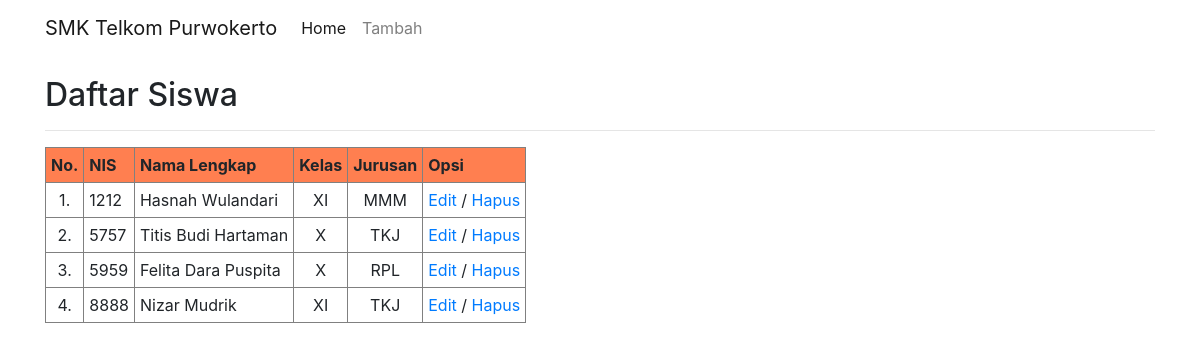
The page / on the database its author committed.
### tables this page shows
CREATE TABLE `siswa` (
  `id` int(11) NOT NULL,
  `nis` varchar(4) NOT NULL,
  `nama` varchar(30) NOT NULL,
  `kelas` varchar(3) NOT NULL,
  `jurusan` varchar(3) NOT NULL
);

### index.php (the view, shortened to what this page needs)
 <!DOCTYPE html>
 <html>
 <head>
  <link rel="stylesheet" type="text/css" href="css/bootstrap.min.css">
 </head>
 <body>
  <nav class="navbar navbar-expand-lg navbar-light">
    <div class="container">
      <a class="navbar-brand" href="#" >SMK Telkom Purwokerto</a>
      <div class="collapse navbar-collapse" id="navbarSupportedContent">
        <ul class="navbar-nav mr-auto">
          <li class="nav-item active">
            <a class="nav-link" href="index.php">Home</a>
          </li>
          <li class="nav-item ">
            <a class="nav-link" href="tambah.php">Tambah</a>
          </li>
        </ul>
      </div>
    </div>
  </nav>
  <div class="container" style="margin-top: 20px">
    <h2>Daftar Siswa</h2>
    <hr>
  <table cellpadding="5" cellspacing="0" border="1">
  <tr bgcolor="#FF7F50">
  <th>No.</th>
  <th>NIS</th>
  <th>Nama Lengkap</th>
  <th>Kelas</th>
  <th>Jurusan</th>
  <th>Opsi</th>
<?php
include('koneksi.php');
$query=mysqli_query($koneksi,"SELECT * FROM siswa ORDER BY NIS")or die('');
 if(mysqli_num_rows($query)==0){
  echo'<tr><td colspan="6">Tidak ada data!</td></tr>';
 }else{
  $no=1;
  while($data=mysqli_fetch_assoc($query)){
   echo'<tr>';
   echo"<td><center>$no.</center></td>";
   echo"<td>$data[nis]</td>";
   echo'<td>'.$data['nama'].'</td>';
   echo'<td><center>'.$data['kelas'].'</center></td>';
   echo'<td><center>'.$data['jurusan'].'</center></td>';
   echo'<td><center><a href="edit.php?id='.$data['id'].'">Edit</a> / <a href="hapus.php?id='.$data['id'].'"onclick="return confirm(\'Yakin?\')">Hapus</a></center></td>';
   echo'</tr>';
   $no++;
  }
 }
?>
</table>
</body>
</html>

### rows shown on the page
siswa: nis "1212", nama "Hasnah Wulandari", kelas "XI", jurusan "MMM"
siswa: nis "5757", nama "Titis Budi Hartaman", kelas "X", jurusan "TKJ"
siswa: nis "5959", nama "Felita Dara Puspita", kelas "X", jurusan "RPL"
siswa: nis "8888", nama "Nizar Mudrik", kelas "XI", jurusan "TKJ"
